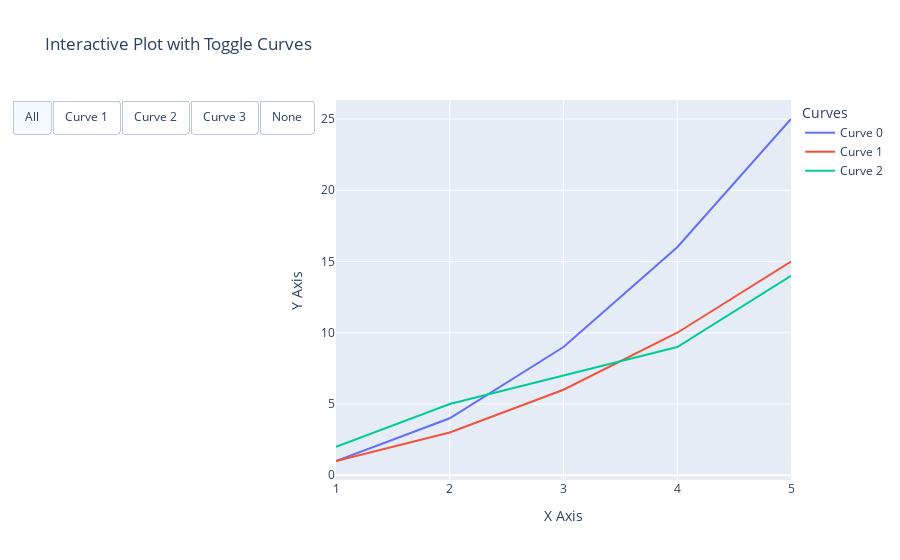

Notebook code for this chart:
### Code cell
dyn_plot([y1,y2,y3],x=x)

### Figure 1 — Plotly figure (JSON) as saved in the notebook; plotly's stock layout.template omitted (floating-point values rounded to 4 significant figures)
{"data": [{"mode": "lines", "name": "Curve 0", "type": "scatter", "x": [1, 2, 3, 4, 5], "y": [1, 4, 9, 16, 25]}, {"mode": "lines", "name": "Curve 1", "type": "scatter", "x": [1, 2, 3, 4, 5], "y": [1, 3, 6, 10, 15]}, {"mode": "lines", "name": "Curve 2", "type": "scatter", "x": [1, 2, 3, 4, 5], "y": [2, 5, 7, 9, 14]}], "layout": {"legend": {"title": {"text": "Curves"}}, "title": {"text": "Interactive Plot with Toggle Curves"}, "updatemenus": [{"buttons": [{"args": [{"visible": [true, true, true]}], "label": "All", "method": "update"}, {"args": [{"visible": [true, false, false]}], "label": "Curve 1", "method": "update"}, {"args": [{"visible": [false, true, false]}], "label": "Curve 2", "method": "update"}, {"args": [{"visible": [false, false, true]}], "label": "Curve 3", "method": "update"}, {"args": [{"visible": [false, false, false]}], "label": "None", "method": "update"}], "direction": "right", "type": "buttons"}], "xaxis": {"title": {"text": "X Axis"}}, "yaxis": {"title": {"text": "Y Axis"}}}}
